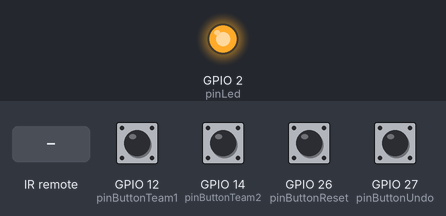
This sketch was run on a simulated ESP32. Parts: output pins drawn as LEDs (lit = HIGH). The test bench sets the inputs (shaded band); at power-on: GPIO 12 (pinButtonTeam1), GPIO 14 (pinButtonTeam2), GPIO 26 (pinButtonReset), GPIO 27 (pinButtonUndo) HIGH. WiFi joins after 1.5 s; servers stay silent unless stated; uploads are accepted with an empty reply; what the sketch prints to the serial monitor is not drawn.

Above: at 3.7 s.
3.8 s: GPIO 12 (pinButtonTeam1) pulled LOW for 0.15 s
At 3.91 s:
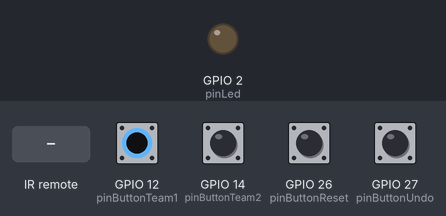
6.8 s: GPIO 26 (pinButtonReset) pulled LOW for 0.15 s
At 8.2 s:
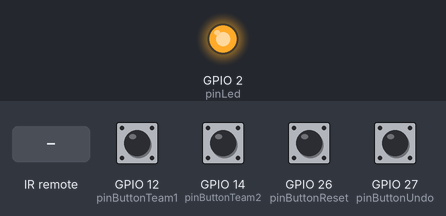
8.4 s: GPIO 27 (pinButtonUndo) pulled LOW for 1 s
At 8.5 s:
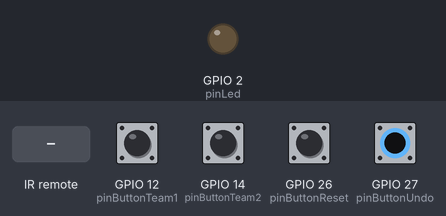
11.4 s: GPIO 14 (pinButtonTeam2) pulled LOW for 1 s
At 13.2 s:
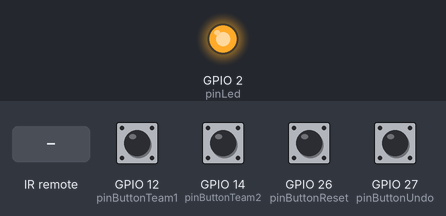
14.4 s: infrared code 0x12D681 received
At 14.53 s:
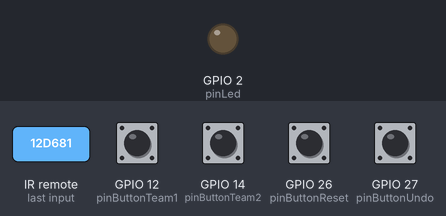
17.4 s: infrared code 0x12D682 received
At 18.7 s:
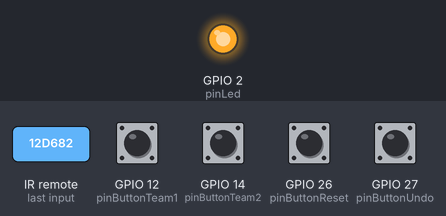
Timing chart, 0 to 19.9 s (numbered marks = the images above; inputs shaded):
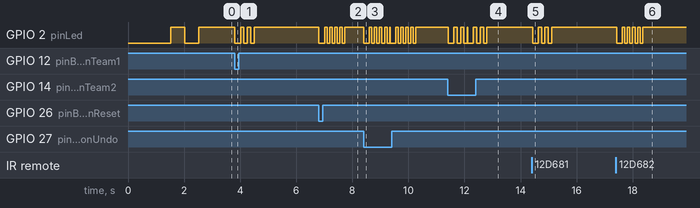

Measured:
- after the input at 3.8 s, GPIO 2 (pinLed): HIGH → LOW at once, then repeats every 0.24 s: HIGH 0.12 s, LOW 0.12 s, until it stays HIGH from 4.5 s
- after the input at 6.8 s, GPIO 2 (pinLed): HIGH → LOW at once, then repeats every 0.18 s: HIGH 0.09 s, LOW 0.09 s, until it stays HIGH from 7.7 s
- after the input at 8.4 s, GPIO 2 (pinLed): goes LOW 0.20 s, 4 × (HIGH 0.09 s, LOW 0.09 s), HIGH 0.02 s, LOW 0.20 s, 4 × (HIGH 0.09 s, LOW 0.09 s), then HIGH, starting at once
- after the input at 11.4 s, GPIO 2 (pinLed): HIGH → LOW at once, → HIGH 0.20 s later, → LOW 0.12 s later, → HIGH 0.12 s later, … (12 changes in this stretch)
- after the input at 14.4 s, GPIO 2 (pinLed): HIGH → LOW at once, then repeats every 0.24 s: HIGH 0.12 s, LOW 0.12 s, until it stays HIGH from 15.1 s
- after the input at 17.4 s, GPIO 2 (pinLed): HIGH → LOW at once, then repeats every 0.18 s: HIGH 0.09 s, LOW 0.09 s, until it stays HIGH from 18.4 s

The sketch:

esp32_placar.ino
```cpp
/*
 * Padel & Beach Tennis Scoreboard ESP32 Controller with RF 433MHz Support
 * Author: AI Coding Assistant (Google AI Studio)
 *
 * Este código controla o placar de Padel e Beach Tennis integrado com o sistema web.
 * Ele aceita comandos tanto de botões físicos (Pullup) quanto de módulos receptores RF 433 MHz.
 * Ideal para usar com 2 controles remotos de 3 botões (um para cada time)!
 *
 * Requisitos:
 * 1. Instale a biblioteca "rc-switch" no Gerenciador de Bibliotecas da Arduino IDE (Autor: Suat Özgür).
 *
 * Hardware Setup:
 * - Módulo Receptor RF 433MHz (ex: XY-MK-5V, RX470C, SYN480R, etc.):
 *   - VCC -> 5V (ou 3.3V dependendo do modelo do receptor)
 *   - GND -> GND
 *   - DATA (ou OUT) -> ESP32 GPIO 13 (Pino de interrupção padrão definido abaixo)
 *
 * - Opcional: Botões físicos de backup (GND / INPUT_PULLUP):
 *   - Botão Ponto Time 1: GPIO 12 -> Botão -> GND
 *   - Botão Ponto Time 2: GPIO 14 -> Botão -> GND
 *   - Botão Undo (Desfazer): GPIO 27 -> Botão -> GND
 *   - Botão Reset (Zerar): GPIO 26 -> Botão -> GND
 */

#include <WiFi.h>
#include <HTTPClient.h>
#include <RCSwitch.h> // Biblioteca padrão para receptores RF 433MHz

// Instance do receptor RF
RCSwitch mySwitch = RCSwitch();

// ======================= CONFIGURAÇÕES DE REDE E PLACAR =======================
// Substitua com os dados da sua rede WiFi local
const char* ssid = "YOUR_WIFI_SSID";
const char* password = "YOUR_WIFI_PASSWORD";

// URL base do seu servidor.
// - Se estiver usando o AI Studio em desenvolvimento: "https://ais-pre-jiuo4g5yghtpbcenfnzlol-16427151499.us-west1.run.app"
// - Para produção, substitua pelo link público correspondente.
// ATENÇÃO: Nunca coloque a barra "/" no final do link!
const char* hostUrl = "https://ais-pre-jiuo4g5yghtpbcenfnzlol-16427151499.us-west1.run.app";

// O código da partida ativa que você visualiza no navegador (ex: "5379")
const char* matchCode = "5379";


// ======================= MAPEAMENTO DOS CONTROLES REMOTOS RF 433MHz =======================
// COMO CONFIGURAR SEUS CONTROLES:
// 1. Grave este código no ESP32 e abra o "Serial Monitor" a 115200 baudrate.
// 2. Pressione cada um dos 3 botões do Controle 1 (Time 1) e do Controle 2 (Time 2).
// 3. Veja os códigos numéricos (Dec) impressos no monitor Serial.
// 4. Substitua os números abaixo pelos códigos que apareceram nos seus controles!

// CONTROLE REMOTO 1 - TIME 1
const unsigned long RF_TEAM_1_POINT = 1234561; // Substitua pelo código do Botão A (Ponto Time 1)
const unsigned long RF_TEAM_1_UNDO  = 1234562; // Substitua pelo código do Botão B (Voltar Ponto)
const unsigned long RF_TEAM_1_RESET = 1234563; // Substitua pelo código do Botão C (Zerar Partida - opcional)

// CONTROLE REMOTO 2 - TIME 2
const unsigned long RF_TEAM_2_POINT = 9876541; // Substitua pelo código do Botão A (Ponto Time 2)
const unsigned long RF_TEAM_2_UNDO  = 9876542; // Substitua pelo código do Botão B (Voltar Ponto)
const unsigned long RF_TEAM_2_RESET = 9876543; // Substitua pelo código do Botão C (Zerar Partida - opcional)


// ======================= DESIGN DE PINOS DO ESP32 =======================
const int pinRfReceiver = 13; // Pino DATA do receptor RF 433MHz conectado ao ESP32

// Botões físicos opcionais como backup conectado diretamente no ESP32
const int pinButtonTeam1 = 12; // Botão físico Ponto Time 1
const int pinButtonTeam2 = 14; // Botão físico Ponto Time 2
const int pinButtonUndo  = 27; // Botão físico Desfazer
const int pinButtonReset = 26; // Botão físico Zerar

// LED Indicador de Status (geralmente o pino GPIO 2 é o LED interno azul do ESP32)
const int pinLed = 2;


// ======================= DEBOUNCE E CONTROLE DE CLIQUES =======================
unsigned long lastDebounceTimeTeam1 = 0;
unsigned long lastDebounceTimeTeam2 = 0;
unsigned long lastDebounceTimeUndo  = 0;
unsigned long lastDebounceTimeReset = 0;

unsigned long lastRfReceivedTime = 0;
const unsigned long debounceDelay = 400; // Tempo de retenção em milissegundos para evitar duplicidade de sinal

void setup() {
  Serial.begin(115200);
  delay(1000);

  Serial.println("\n==============================================");
  Serial.println("  Padel & Beach Tennis Scoreboard ESP32 & RF  ");
  Serial.println("==============================================");

  // Configuração dos botões físicos de backup com resistor Pull-Up interno
  pinMode(pinButtonTeam1, INPUT_PULLUP);
  pinMode(pinButtonTeam2, INPUT_PULLUP);
  pinMode(pinButtonUndo, INPUT_PULLUP);
  pinMode(pinButtonReset, INPUT_PULLUP);

  // Configuração do LED indicador de status
  pinMode(pinLed, OUTPUT);
  digitalWrite(pinLed, LOW);

  // Inicializa a escuta do receptor RF 433MHz
  // O rc-switch usa número de interrupção ou mapeia para o pino no ESP32
  mySwitch.enableReceive(pinRfReceiver);
  Serial.print("Receptor RF 433MHz ativado no pino GPIO: ");
  Serial.println(pinRfReceiver);

  // Conecta ao WiFi
  connectToWiFi();
}

void loop() {
  // Mantém a conexão WiFi ativa
  if (WiFi.status() != WL_CONNECTED) {
    connectToWiFi();
  }

  unsigned long currentMillis = millis();

  // ==================== 1. PROCESSAR SINAIS DO RECEPTOR RF 433MHz ====================
  if (mySwitch.available()) {
    unsigned long receivedValue = mySwitch.getReceivedValue();
    unsigned int bitLength = mySwitch.getReceivedBitlength();
    unsigned int protocol = mySwitch.getReceivedProtocol();

    if (receivedValue == 0) {
      Serial.println("Erro: Sinal de RF recebido com valor inválido ou corrompido.");
    } else {
      // Debounce para o controle remoto (evita disparar múltiplos pontos em um único pressionamento)
      if (currentMillis - lastRfReceivedTime > debounceDelay) {
        lastRfReceivedTime = currentMillis;

        Serial.println("\n-------------------------------------------");
        Serial.print("Sinal RF Detectado | Codigo (Dec): ");
        Serial.print(receivedValue);
        Serial.print(" | Bits: ");
        Serial.print(bitLength);
        Serial.print(" | Protocolo: ");
        Serial.println(protocol);
        Serial.println("-------------------------------------------");

        // Identifica qual botão e qual controle foi pressionado:
        if (receivedValue == RF_TEAM_1_POINT) {
          Serial.println("[RF] Controle Time 1 -> Botão Pontuar! Enviando...");
          sendScoreRequest("/point?team=0");
        }
        else if (receivedValue == RF_TEAM_2_POINT) {
          Serial.println("[RF] Controle Time 2 -> Botão Pontuar! Enviando...");
          sendScoreRequest("/point?team=1");
        }
        else if (receivedValue == RF_TEAM_1_UNDO) {
          Serial.println("[RF] Controle Time 1 -> Botão Desfazer! Enviando...");
          sendScoreRequest("/undo");
        }
        else if (receivedValue == RF_TEAM_2_UNDO) {
          Serial.println("[RF] Controle Time 2 -> Botão Desfazer! Enviando...");
          sendScoreRequest("/undo");
        }
        else if (receivedValue == RF_TEAM_1_RESET) {
          Serial.println("[RF] Controle Time 1 -> Botão Reset/Zerar! Enviando...");
          sendScoreRequest("/reset");
        }
        else if (receivedValue == RF_TEAM_2_RESET) {
          Serial.println("[RF] Controle Time 2 -> Botão Reset/Zerar! Enviando...");
          sendScoreRequest("/reset");
        }
        else {
          Serial.println("[⚠️ INFO] Controle RF pressionado, mas o código não foi configurado acima.");
          Serial.println("Copie o código impresso em 'Codigo (Dec)' e configure nas constantes do topo do arquivo!");
          blinkLed(1, 100); // Pisca curto rápido informando que detectou código estranho
        }
      }
    }
    mySwitch.resetAvailable(); // Prepara o receptor para receber o próximo sinal
  }

  // ==================== 2. PROCESSAR CLIQUES DOS BOTÕES FÍSICOS (OPCIONAL) ====================

  // --- Botão Físico: Time 1 Pontuar (GPIO 12) ---
  if (digitalRead(pinButtonTeam1) == LOW) {
    if (currentMillis - lastDebounceTimeTeam1 > debounceDelay) {
      lastDebounceTimeTeam1 = currentMillis;
      Serial.println("\n[Físico] Botão Time 1 acionado!");
      sendScoreRequest("/point?team=0");
    }
  }

  // --- Botão Físico: Time 2 Pontuar (GPIO 14) ---
  if (digitalRead(pinButtonTeam2) == LOW) {
    if (currentMillis - lastDebounceTimeTeam2 > debounceDelay) {
      lastDebounceTimeTeam2 = currentMillis;
      Serial.println("\n[Físico] Botão Time 2 acionado!");
      sendScoreRequest("/point?team=1");
    }
  }

  // --- Botão Físico: Desfazer (GPIO 27) ---
  if (digitalRead(pinButtonUndo) == LOW) {
    if (currentMillis - lastDebounceTimeUndo > debounceDelay) {
      lastDebounceTimeUndo = currentMillis;
      Serial.println("\n[Físico] Botão Desfazer acionado!");
      sendScoreRequest("/undo");
    }
  }

  // --- Botão Físico: Reset/Zerar (GPIO 26) ---
  if (digitalRead(pinButtonReset) == LOW) {
    if (currentMillis - lastDebounceTimeReset > debounceDelay) {
      lastDebounceTimeReset = currentMillis;
      Serial.println("\n[Físico] Botão Reset acionado!");
      sendScoreRequest("/reset");
    }
  }

  delay(10); // Pausa minúscula para estabilidade do loop
}

// ======================= FUNÇÕES AUXILIARES E DE CONEXÃO =======================

void connectToWiFi() {
  Serial.print("Conectando ao WiFi: ");
  Serial.println(ssid);

  WiFi.begin(ssid, password);

  int attempt = 0;
  while (WiFi.status() != WL_CONNECTED && attempt < 20) {
    delay(500);
    Serial.print(".");
    // Pisca o LED durante a conexão
    digitalWrite(pinLed, !digitalRead(pinLed));
    attempt++;
  }

  if (WiFi.status() == WL_CONNECTED) {
    Serial.println("\nWiFi Conectado com Sucesso!");
    Serial.print("IP do ESP32: ");
    Serial.println(WiFi.localIP());
    // LED fica ligado continuamente indicando sucesso na conexão
    digitalWrite(pinLed, HIGH);
  } else {
    Serial.println("\nFalha na conexao WiFi. Tentando novamente no loop...");
    digitalWrite(pinLed, LOW);
  }
}

// Envia a requisição HTTP GET para o servidor Node/React
void sendScoreRequest(String endpoint) {
  if (WiFi.status() != WL_CONNECTED) {
    Serial.println("Erro: Não foi possível enviar a requisição, sinal WiFi offline!");
    blinkLed(4, 80); // Pisca sinalizando erro
    return;
  }

  HTTPClient http;

  // Constrói a URL completa. Ex: "https://ais-pre-jiuo4g5yghtpbcenfnzlol-16427151499.us-west1.run.app/api/match/5379/point?team=0"
  String targetUrl = String(hostUrl) + "/api/match/" + String(matchCode) + endpoint;

  Serial.print("[HTTP] Enviando comando: ");
  Serial.println(targetUrl);

  // Desliga o LED rapidamente enquanto trafega para feedback visual direto
  digitalWrite(pinLed, LOW);

  http.begin(targetUrl);
  int httpResponseCode = http.GET();

  if (httpResponseCode > 0) {
    Serial.print("[HTTP] Código de resposta do Servidor: ");
    Serial.println(httpResponseCode);

    String payload = http.getString();
    Serial.println("[HTTP] Retorno da requisicao:");
    Serial.println(payload);

    if (httpResponseCode >= 200 && httpResponseCode < 300) {
      // Sucesso total
      blinkLed(2, 120);
    } else {
      // Erro no servidor ou parâmetro incorreto
      blinkLed(5, 70);
    }
  } else {
    Serial.print("[HTTP ⚠️ ERRO] Falha na conexao. Codigo: ");
    Serial.println(httpResponseCode);
    blinkLed(4, 90);
  }

  http.end();
  digitalWrite(pinLed, HIGH); // Restabelece LED aceso indicando conectado
}

// Pisca o LED interno de forma personalizada
void blinkLed(int times, int speedMs) {
  for (int i = 0; i < times; i++) {
    digitalWrite(pinLed, HIGH);
    delay(speedMs);
    digitalWrite(pinLed, LOW);
    delay(speedMs);
  }
}
```
